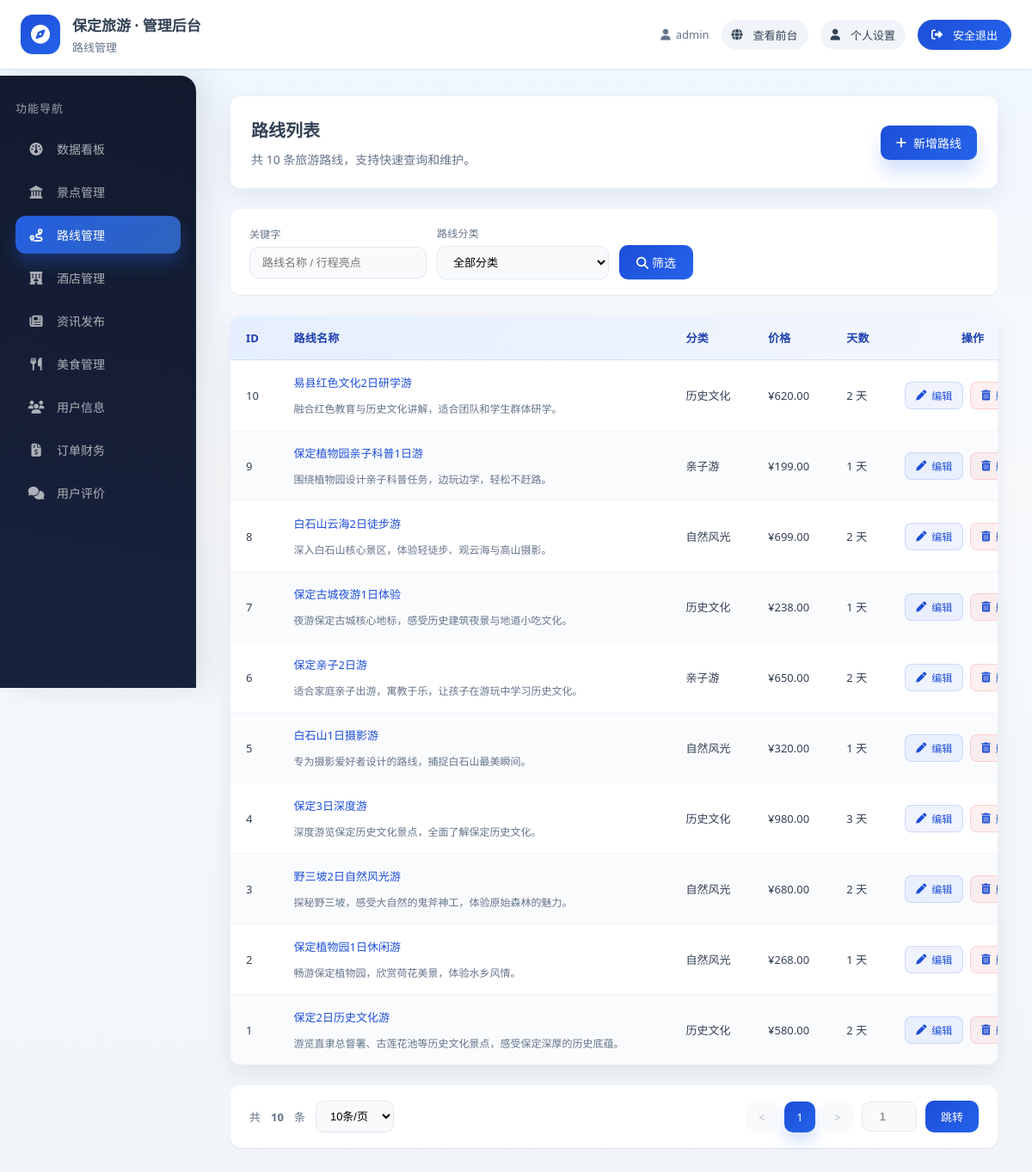
/admin_panel/routes/ (signed in), run on the app's committed database.
### apps/users/models.py (models this page shows, shortened)
class CustomUser(AbstractUser):
    phone = models.CharField(max_length=11, unique=True, verbose_name="手机号")
    avatar = models.ImageField(upload_to='avatars/', default='avatars/default.png', verbose_name="头像")
    class Meta:
        verbose_name = "用户"
        verbose_name_plural = verbose_name

### apps/routes/models.py (models this page shows, shortened)
class Route(models.Model):
    category = models.ForeignKey(RouteCategory, on_delete=models.SET_NULL, null=True, blank=True,
                                 verbose_name="路线分类")
    name = models.CharField(max_length=100, verbose_name="路线名称")
    price = models.DecimalField(max_digits=10, decimal_places=2, verbose_name="价格")
    days = models.PositiveIntegerField(default=1, verbose_name="天数")
    group_size = models.PositiveIntegerField(default=10, verbose_name="成团人数")
    deadline = models.DateField(verbose_name="报名截止时间")
    cover_image = models.ImageField(upload_to='route_covers/', blank=True, null=True, verbose_name="封面图")
    itinerary_summary = models.TextField(verbose_name="行程概览")
    cost_include = models.TextField(verbose_name="费用包含")
    cost_exclude = models.TextField(verbose_name="费用不含")
    notes = models.TextField(verbose_name="预订须知")
    is_hot = models.BooleanField(default=False, verbose_name="是否热门")
    is_recommended = models.BooleanField(default=False, verbose_name="是否推荐")
    departure_city = models.CharField(max_length=50, default='保定', verbose_name="出发城市")
    meeting_point = models.CharField(max_length=200, blank=True, null=True, verbose_name="集合地点")
    tags = models.CharField(max_length=200, blank=True, null=True, verbose_name="特色标签（用逗号分隔）")
    rating = models.DecimalField(max_digits=3, decimal_places=1, default=5.0, verbose_name="路线评分")
    views_count = models.PositiveIntegerField(default=0, verbose_name="浏览次数")
    sales_count = models.PositiveIntegerField(default=0, verbose_name="销售数量")
    display_order = models.PositiveIntegerField(default=0, verbose_name="显示顺序（数字越小越靠前）")
    created_at = models.DateTimeField(default=timezone.now, verbose_name="创建时间")
    updated_at = models.DateTimeField(auto_now=True, verbose_name="更新时间")
    class Meta:
        verbose_name = "旅游路线"
        verbose_name_plural = verbose_name
        ordering = ['display_order', '-is_hot', '-rating', '-created_at']

class RouteCategory(models.Model):
    name = models.CharField(max_length=50, verbose_name="分类名称")
    description = models.TextField(blank=True, null=True, verbose_name="分类描述")
    class Meta:
        verbose_name = "路线分类"
        verbose_name_plural = verbose_name

### apps/admin_panel/views.py (the view)
# urls.py: path('routes/', views.RoutesListView.as_view(), name='routes_list'),
class RoutesListView(LoginRequiredMixin, StaffRequiredMixin, TemplateView):
    template_name = "admin_panel/routes_list.html"
    login_url = '/users/login/'
    def get_context_data(self, **kwargs):
        context = super().get_context_data(**kwargs)
        query = Route.objects.select_related('category').all().order_by('-created_at')
        search = self.request.GET.get('search', '')
        if search:
            query = query.filter(
                Q(name__icontains=search) |
                Q(itinerary_summary__icontains=search)
            )
        category_id = self.request.GET.get('category', '')
        if category_id:
            query = query.filter(category_id=category_id)
        try:
            per_page = int(self.request.GET.get('per_page', 10))
            if per_page not in [10, 20, 50]:
                per_page = 10
        except (ValueError, TypeError):
            per_page = 10
        paginator = Paginator(query, per_page)
        page_number = self.request.GET.get('page', 1)
        page_obj = paginator.get_page(page_number)
        context.update({
            'page_obj': page_obj,
            'paginator': paginator,
            'categories': RouteCategory.objects.all(),
            'search': search,
            'category_id': category_id,
            'per_page': per_page,
        })
        return context

### apps/admin_panel/views.py (called while the page is built)
    def test_func(self):
        return self.request.user.is_staff

### templates/admin_panel/routes_list.html (shortened to what this page needs)
{% extends "admin_panel/layout.html" %}
{% block page_header %}路线管理{% endblock %}
{% block menu_routes %}active{% endblock %}
{% block content %}
<div class="page-header">
    <div>
        <h1>路线列表</h1>
        <p>共 {{ paginator.count }} 条旅游路线，支持快速查询和维护。</p>
    </div>
    <div class="page-header-actions">
        <a href="{% url 'admin_panel:route_add' %}" class="btn-primary">
            <i class="fas fa-plus"></i> 新增路线
        </a>
    </div>
</div>
<form method="get" id="searchForm" class="filter-panel">
    <div class="field">
        <label for="search">关键字</label>
        <input id="search" type="text" name="search" placeholder="路线名称 / 行程亮点" value="{{ search }}">
    </div>
    <div class="field">
        <label for="category">路线分类</label>
        <select id="category" name="category">
            <option value="">全部分类</option>
        </select>
    </div>
    <div class="field" style="min-width: auto;">
        <button type="submit">
            <i class="fas fa-search"></i> 筛选
        </button>
    </div>
</form>
<div class="datatable">
    <table>
        <thead>
            <tr>
                <th>ID</th>
                <th>路线名称</th>
                <th>分类</th>
                <th>价格</th>
                <th>天数</th>
                <th style="text-align:center;">操作</th>
            </tr>
        </thead>
        <tbody>
            {% for route in page_obj %}
            <tr>
                <td>{{ route.id }}</td>
                <td>
                    <div class="cell-multi">
                        <a href="{% url 'admin_panel:route_edit' route.id %}">{{ route.name }}</a>
                        <span class="cell-meta">{{ route.itinerary_summary|default:"暂无简介" }}</span>
                    </div>
                </td>
                <td>{{ route.category.name|default:"-" }}</td>
                <td>¥{{ route.price }}</td>
                <td>{{ route.days }} 天</td>
                <td>
                    <div class="actions">
                        <a href="{% url 'admin_panel:route_edit' route.id %}" class="btn-action btn-edit">
                            <i class="fas fa-pen"></i> 编辑
                        </a>
                        <a href="{% url 'admin_panel:route_delete' route.id %}" class="btn-action btn-delete" onclick="return confirm('确定删除该路线？')">
                            <i class="fas fa-trash-alt"></i> 删除
                        </a>
                    </div>
                </td>
            </tr>
            {% empty %}
            <tr>
                <td colspan="6" class="empty-state">暂无数据</td>
            </tr>
            {% endfor %}
        </tbody>
    </table>
</div>
<div class="pagination-wrapper">
    <div class="pagination-info">
        共 <strong>{{ paginator.count }}</strong> 条
        <select onchange="location.href='?page=1&search={{ search }}&category={{ category_id }}&per_page=' + this.value">
            <option value="10" {% if per_page == 10 %}selected{% endif %}>10条/页</option>
        </select>
    </div>
    <div style="display: flex; align-items: center; gap: 10px;">
        <ul class="pagination">
            {% if page_obj.has_previous %}
            <li class="page-item"><a class="page-link" href="?page={{ page_obj.previous_page_number }}&search={{ search }}&category={{ category_id }}&per_page={{ per_page }}">&lt;</a></li>
            {% else %}
            <li class="page-item disabled"><span class="page-link">&lt;</span></li>
            {% endif %}
            {% for num in paginator.page_range %}
                {% if num == page_obj.number %}
                <li class="page-item active"><span class="page-link">{{ num }}</span></li>
                {% elif num > page_obj.number|add:'-3' and num < page_obj.number|add:'3' %}
                <li class="page-item"><a class="page-link" href="?page={{ num }}&search={{ search }}&category={{ category_id }}&per_page={{ per_page }}">{{ num }}</a></li>
                {% endif %}
            {% endfor %}
            {% if page_obj.has_next %}
            <li class="page-item"><a class="page-link" href="?page={{ page_obj.next_page_number }}&search={{ search }}&category={{ category_id }}&per_page={{ per_page }}">&gt;</a></li>
            {% else %}
            <li class="page-item disabled"><span class="page-link">&gt;</span></li>
            {% endif %}
        </ul>
        <input type="number" class="page-input" id="goToPage" placeholder="1" min="1" max="{{ paginator.num_pages }}">
        <button class="btn-go" onclick="goToPage()">跳转</button>
    </div>
</div>
{% endblock %}

### templates/admin_panel/layout.html (shortened to what this page needs)
{% load static %}
<!DOCTYPE html>
<html lang="zh-CN">
<head>
    <link rel="stylesheet" href="https://cdnjs.cloudflare.com/ajax/libs/font-awesome/6.5.0/css/all.min.css">
    <link rel="stylesheet" href="{% static 'css/admin_panel.css' %}?v=20251111">
</head>
<body>
    <div class="admin-shell">
        <header class="admin-topbar">
            <div class="topbar-brand">
                <span class="brand-icon"><i class="fas fa-compass"></i></span>
                <div class="brand-text">
                    <span class="brand-title">保定旅游 · 管理后台</span>
                    <span class="brand-subtitle">{% block page_header %}欢迎回来{% endblock %}</span>
                </div>
            </div>
            <div class="topbar-meta">
                <span class="meta-item"><i class="fas fa-user"></i> {{ request.user.username }}</span>
                <a class="meta-link" href="/" target="_blank"><i class="fas fa-globe"></i> 查看前台</a>
                <a class="meta-link" href="/users/profile/"><i class="fas fa-user"></i> 个人设置</a>
                <a class="meta-button" href="{% url 'users:logout' %}?next=/admin_panel/">
                    <i class="fas fa-sign-out-alt"></i> 安全退出
                </a>
            </div>
        </header>
        <div class="admin-body">
            <aside class="admin-sidebar" id="adminSidebar">
                <div class="sidebar-title">功能导航</div>
                <nav class="sidebar-nav">
                    <a class="nav-link {% block menu_dashboard %}{% endblock %}" href="{% url 'admin_panel:index' %}">
                        <i class="fas fa-gauge"></i>
                        <span>数据看板</span>
                    </a>
                    <a class="nav-link {% block menu_scenic %}{% endblock %}" href="{% url 'admin_panel:scenic_list' %}">
                        <i class="fas fa-landmark"></i>
                        <span>景点管理</span>
                    </a>
                    <a class="nav-link {% block menu_routes %}{% endblock %}" href="{% url 'admin_panel:routes_list' %}">
                        <i class="fas fa-route"></i>
                        <span>路线管理</span>
                    </a>
                    <a class="nav-link {% block menu_hotels %}{% endblock %}" href="{% url 'admin_panel:hotels_list' %}">
                        <i class="fas fa-hotel"></i>
                        <span>酒店管理</span>
                    </a>
                    <a class="nav-link {% block menu_news %}{% endblock %}" href="{% url 'admin_panel:news_list' %}">
                        <i class="fas fa-newspaper"></i>
                        <span>资讯发布</span>
                    </a>
                    <a class="nav-link {% block menu_foods %}{% endblock %}" href="{% url 'admin_panel:foods_list' %}">
                        <i class="fas fa-utensils"></i>
                        <span>美食管理</span>
                    </a>
                    <a class="nav-link {% block menu_users %}{% endblock %}" href="{% url 'admin_panel:users_list' %}">
                        <i class="fas fa-users"></i>
                        <span>用户信息</span>
                    </a>
                    <a class="nav-link {% block menu_orders %}{% endblock %}" href="{% url 'admin_panel:orders_list' %}">
                        <i class="fas fa-file-invoice-dollar"></i>
                        <span>订单财务</span>
                    </a>
                    <a class="nav-link {% block menu_comments %}{% endblock %}" href="{% url 'admin_panel:comments_list' %}">
                        <i class="fas fa-comments"></i>
                        <span>用户评价</span>
                    </a>
                </nav>
            </aside>
            <main class="admin-main">
                <div class="admin-main-inner">
                    {% block content %}{% endblock %}
                </div>
            </main>
        </div>
    </div>
</body>
</html>

### data on the page
CustomUser: user.username "admin"
Route: id "10", name "易县红色文化2日研学游", itinerary_summary "融合红色教育与历史文化讲解，适合团队和学生群体研学。", category.name "历史文化", price "620.00", days "2"
Route: id "9", name "保定植物园亲子科普1日游", itinerary_summary "围绕植物园设计亲子科普任务，边玩边学，轻松不赶路。", category.name "亲子游", price "199.00", days "1"
Route: id "8", name "白石山云海2日徒步游", itinerary_summary "深入白石山核心景区，体验轻徒步、观云海与高山摄影。", category.name "自然风光", price "699.00", days "2"
Route: id "7", name "保定古城夜游1日体验", itinerary_summary "夜游保定古城核心地标，感受历史建筑夜景与地道小吃文化。", category.name "历史文化", price "238.00", days "1"
Route: id "6", name "保定亲子2日游", itinerary_summary "适合家庭亲子出游，寓教于乐，让孩子在游玩中学习历史文化。", category.name "亲子游", price "650.00", days "2"
Route: id "5", name "白石山1日摄影游", itinerary_summary "专为摄影爱好者设计的路线，捕捉白石山最美瞬间。", category.name "自然风光", price "320.00", days "1"
Route: id "4", name "保定3日深度游", itinerary_summary "深度游览保定历史文化景点，全面了解保定历史文化。", category.name "历史文化", price "980.00", days "3"
Route: id "3", name "野三坡2日自然风光游", itinerary_summary "探秘野三坡，感受大自然的鬼斧神工，体验原始森林的魅力。", category.name "自然风光", price "680.00", days "2"
Route: id "2", name "保定植物园1日休闲游", itinerary_summary "畅游保定植物园，欣赏荷花美景，体验水乡风情。", category.name "自然风光", price "268.00", days "1"
Route: id "1", name "保定2日历史文化游", itinerary_summary "游览直隶总督署、古莲花池等历史文化景点，感受保定深厚的历史底蕴。", category.name "历史文化", price "580.00", days "2"

### other printed values
{{ paginator.count }} "10"
{{ num }} "1"
